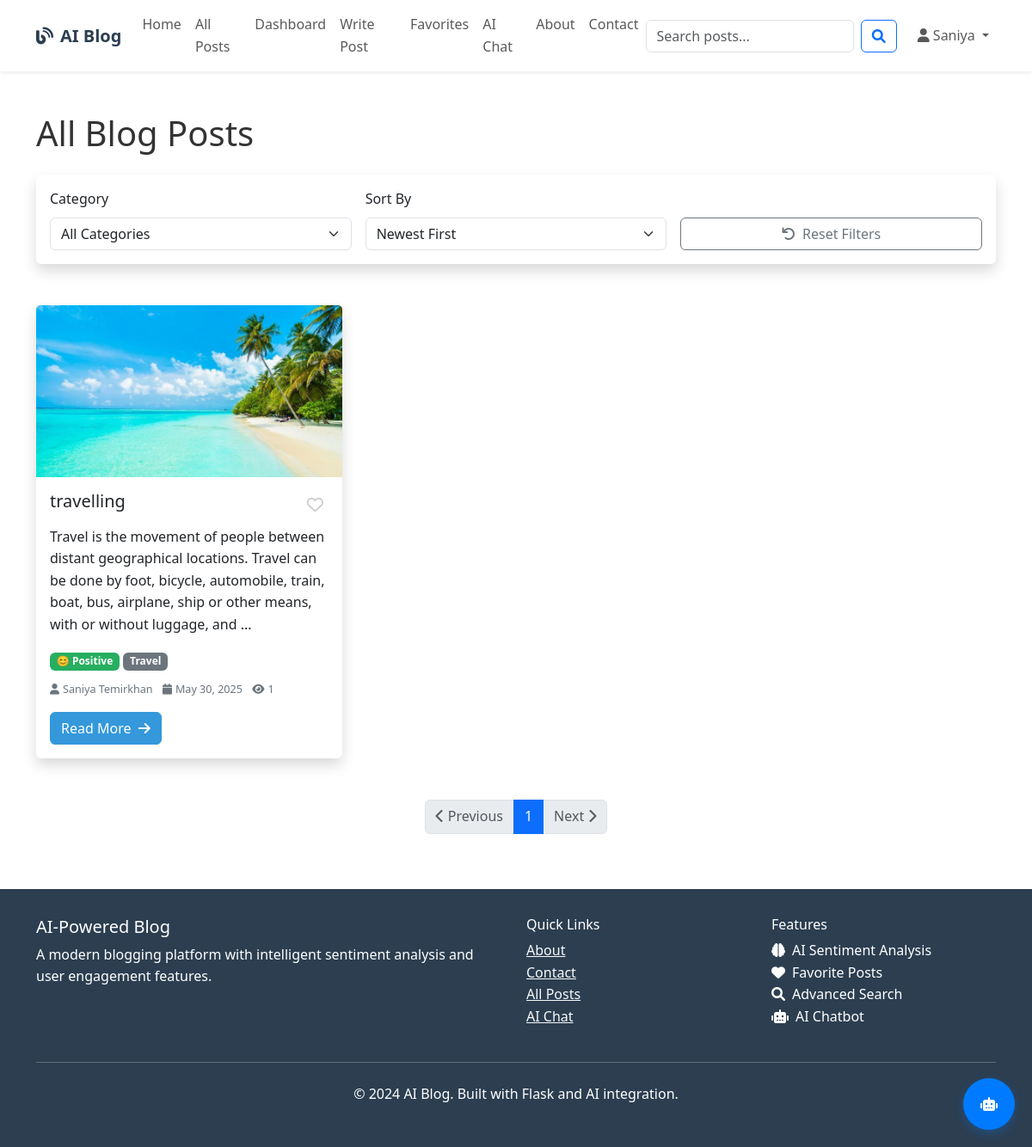
Page /blog/posts (signed in) on the committed database.
### models.py (models this page shows, shortened)
class User(UserMixin, db.Model):
    id = db.Column(db.Integer, primary_key=True)
    username = db.Column(db.String(80), unique=True, nullable=False)
    email = db.Column(db.String(120), unique=True, nullable=False)
    password_hash = db.Column(db.String(120), nullable=False)
    first_name = db.Column(db.String(50), nullable=False)
    last_name = db.Column(db.String(50), nullable=False)
    bio = db.Column(db.Text)
    profile_image = db.Column(db.String(200), default='default.jpg')
    created_at = db.Column(db.DateTime, default=datetime.utcnow)
    is_active = db.Column(db.Boolean, default=True)
    posts = db.relationship('BlogPost', backref='author', lazy='dynamic', cascade='all, delete-orphan')
    comments = db.relationship('Comment', backref='author', lazy='dynamic', cascade='all, delete-orphan')
    favorites = db.relationship('Favorite', backref='user', lazy='dynamic', cascade='all, delete-orphan')
    def get_full_name(self):
        return f"{self.first_name} {self.last_name}"

class BlogPost(db.Model):
    id = db.Column(db.Integer, primary_key=True)
    title = db.Column(db.String(200), nullable=False)
    content = db.Column(db.Text, nullable=False)
    summary = db.Column(db.String(500))
    featured_image = db.Column(db.String(200))
    created_at = db.Column(db.DateTime, default=datetime.utcnow)
    updated_at = db.Column(db.DateTime, default=datetime.utcnow, onupdate=datetime.utcnow)
    published = db.Column(db.Boolean, default=True)
    views = db.Column(db.Integer, default=0)
    sentiment_score = db.Column(db.Float)  # -1 to 1 (negative to positive)
    sentiment_label = db.Column(db.String(20))  # 'positive', 'negative', 'neutral'
    sentiment_confidence = db.Column(db.Float)  # 0 to 1
    user_id = db.Column(db.Integer, db.ForeignKey('user.id'), nullable=False)
    category_id = db.Column(db.Integer, db.ForeignKey('category.id'))
    comments = db.relationship('Comment', backref='post', lazy='dynamic', cascade='all, delete-orphan')
    favorites = db.relationship('Favorite', backref='post', lazy='dynamic', cascade='all, delete-orphan')
    tags = db.relationship('Tag', secondary='post_tags', back_populates='posts')
    def get_sentiment_emoji(self):
        if self.sentiment_label == 'positive':
            return '😊'
        elif self.sentiment_label == 'negative':
            return '😔'
        else:
            return '😐'
    def is_favorited_by(self, user):
        if not user or not user.is_authenticated:
            return False
        try:
            return self.favorites.filter_by(user_id=user.id).first() is not None
        except Exception as e:
            print(f"Error checking favorite status: {e}")
            return False

class Category(db.Model):
    id = db.Column(db.Integer, primary_key=True)
    name = db.Column(db.String(50), unique=True, nullable=False)
    description = db.Column(db.Text)
    color = db.Column(db.String(7), default='#007bff')  # Hex color
    posts = db.relationship('BlogPost', backref='category', lazy='dynamic')

### blueprints/blog.py (the view)
@blog_bp.route('/posts')
def all_posts():
    page = request.args.get('page', 1, type=int)
    category_id = request.args.get('category', 0, type=int)
    sort_by = request.args.get('sort', 'newest')
    query = BlogPost.query.filter_by(published=True)
    if category_id > 0:
        query = query.filter_by(category_id=category_id)
    if sort_by == 'oldest':
        query = query.order_by(BlogPost.created_at.asc())
    elif sort_by == 'popular':
        query = query.order_by(desc(BlogPost.views))
    elif sort_by == 'positive':
        query = query.filter(BlogPost.sentiment_label == 'positive')\
                    .order_by(desc(BlogPost.sentiment_score))
    elif sort_by == 'negative':
        query = query.filter(BlogPost.sentiment_label == 'negative')\
                    .order_by(BlogPost.sentiment_score.asc())
    else:  # newest
        query = query.order_by(desc(BlogPost.created_at))
    posts = query.paginate(page=page, per_page=12, error_out=False)
    categories = Category.query.all()
    return render_template('blog/all_posts.html',
                         posts=posts,
                         categories=categories,
                         current_category=category_id,
                         current_sort=sort_by)

### templates/blog/all_posts.html (shortened to what this page needs)
{% extends "base.html" %}
{% block content %}
<div class="container py-5">
    <div class="row">
        <div class="col-12 mb-4">
            <h1 class="mb-4">All Blog Posts</h1>
            <div class="card shadow mb-4">
                <div class="card-body">
                    <div class="row g-3 align-items-end">
                        <div class="col-md-4">
                            <label class="form-label">Category</label>
                            <select id="categoryFilter" class="form-select">
                                <option value="0">All Categories</option>
                            </select>
                        </div>
                        <div class="col-md-4">
                            <label class="form-label">Sort By</label>
                            <select id="sortFilter" class="form-select">
                                <option value="newest">Newest First</option>
                            </select>
                        </div>
                        <div class="col-md-4">
                            <button type="button" id="resetFilters" class="btn btn-outline-secondary w-100">
                                <i class="fas fa-undo me-2"></i>Reset Filters
                            </button>
                        </div>
                    </div>
                </div>
            </div>
        </div>
    </div>
    <div id="postsContainer" class="row">
        {% if posts.items %}
        {% for post in posts.items %}
        <div class="col-lg-4 col-md-6 mb-4">
            <div class="card h-100 shadow">
                {% if post.featured_image %}
                <img src="{{ url_for('static', filename='uploads/posts/' + post.featured_image) }}"
                     class="card-img-top" alt="{{ post.title }}" style="height: 200px; object-fit: cover;">
                {% endif %}
                <div class="card-body d-flex flex-column">
                    <div class="d-flex justify-content-between align-items-start mb-2">
                        <h5 class="card-title">{{ post.title }}</h5>
                        {% if current_user.is_authenticated %}
                        <button class="favorite-btn {{ 'favorited' if post.is_favorited_by(current_user) else '' }}"
                                id="favorite-btn-{{ post.id }}" onclick="toggleFavorite({{ post.id }})">
                            <i class="{{ 'fas' if post.is_favorited_by(current_user) else 'far' }} fa-heart"></i>
                        </button>
                        {% endif %}
                    </div>
                    <p class="card-text">{{ post.summary or post.content[:150] + '...' }}</p>
                    {% if post.sentiment_label %}
                    <div class="mb-2">
                        <span class="badge sentiment-{{ post.sentiment_label }}">
                            {{ post.get_sentiment_emoji() }} {{ post.sentiment_label.title() }}
                        </span>
                        {% if post.category %}
                        <span class="badge bg-secondary">{{ post.category.name }}</span>
                        {% endif %}
                    </div>
                    {% endif %}
                    <div class="post-meta mb-3">
                        <small>
                            <i class="fas fa-user me-1"></i>{{ post.author.get_full_name() }}
                            <i class="fas fa-calendar ms-2 me-1"></i>{{ post.created_at.strftime('%B %d, %Y') }}
                            <i class="fas fa-eye ms-2 me-1"></i>{{ post.views }}
                        </small>
                    </div>
                    <div class="mt-auto">
                        <a href="{{ url_for('blog.view_post', id=post.id) }}" class="btn btn-primary">
                            Read More <i class="fas fa-arrow-right ms-1"></i>
                        </a>
                    </div>
                </div>
            </div>
        </div>
        {% endfor %}
        {% endif %}
    </div>
    <div id="paginationContainer" class="row">
        <div class="col-12 mt-4">
            <nav aria-label="Page navigation">
                <ul class="pagination justify-content-center">
                    {% if posts.has_prev %}
                    <li class="page-item">
                        <a class="page-link" href="#" data-page="{{ posts.prev_num }}">
                            <i class="fas fa-chevron-left"></i> Previous
                        </a>
                    </li>
                    {% else %}
                    <li class="page-item disabled">
                        <span class="page-link"><i class="fas fa-chevron-left"></i> Previous</span>
                    </li>
                    {% endif %}
                    {% for page_num in posts.iter_pages(left_edge=1, right_edge=1, left_current=2, right_current=2) %}
                        {% if page_num %}
                            {% if page_num == posts.page %}
                            <li class="page-item active">
                                <span class="page-link">{{ page_num }}</span>
                            </li>
                            {% else %}
                            <li class="page-item">
                                <a class="page-link" href="#" data-page="{{ page_num }}">
                                    {{ page_num }}
                                </a>
                            </li>
                            {% endif %}
                        {% else %}
                        <li class="page-item disabled">
                            <span class="page-link">...</span>
                        </li>
                        {% endif %}
                    {% endfor %}
                    {% if posts.has_next %}
                    <li class="page-item">
                        <a class="page-link" href="#" data-page="{{ posts.next_num }}">
                            Next <i class="fas fa-chevron-right"></i>
                        </a>
                    </li>
                    {% else %}
                    <li class="page-item disabled">
                        <span class="page-link">Next <i class="fas fa-chevron-right"></i></span>
                    </li>
                    {% endif %}
                </ul>
            </nav>
        </div>
    </div>
</div>
<div id="chatbot-container">
    <div id="chatbot-toggle" onclick="toggleChatbot()">
        <i class="fas fa-robot"></i>
    </div>
</div>
{% endblock %}

### templates/base.html (shortened to what this page needs)
<!DOCTYPE html>
<html lang="en">
<head>
    <link href="https://cdn.jsdelivr.net/npm/bootstrap@5.3.0/dist/css/bootstrap.min.css" rel="stylesheet">
    <link rel="stylesheet" href="https://cdnjs.cloudflare.com/ajax/libs/font-awesome/6.0.0/css/all.min.css">
</head>
<body>
    <nav class="navbar navbar-expand-lg navbar-light bg-white shadow-sm">
        <div class="container">
            <a class="navbar-brand" href="{{ url_for('main.index') }}">
                <i class="fas fa-blog me-2"></i>AI Blog
            </a>
            <div class="collapse navbar-collapse" id="navbarNav">
                <ul class="navbar-nav me-auto">
                    <li class="nav-item">
                        <a class="nav-link" href="{{ url_for('main.index') }}">Home</a>
                    </li>
                    <li class="nav-item">
                        <a class="nav-link" href="{{ url_for('blog.all_posts') }}">All Posts</a>
                    </li>
                    {% if current_user.is_authenticated %}
                    <li class="nav-item">
                        <a class="nav-link" href="{{ url_for('main.dashboard') }}">Dashboard</a>
                    </li>
                    <li class="nav-item">
                        <a class="nav-link" href="{{ url_for('blog.create_post') }}">Write Post</a>
                    </li>
                    <li class="nav-item">
                        <a class="nav-link" href="{{ url_for('main.favorites') }}">Favorites</a>
                    </li>
                    <li class="nav-item">
                        <a class="nav-link" href="{{ url_for('main.chatbot') }}">AI Chat</a>
                    </li>
                    {% endif %}
                    <li class="nav-item">
                        <a class="nav-link" href="{{ url_for('main.about') }}">About</a>
                    </li>
                    <li class="nav-item">
                        <a class="nav-link" href="{{ url_for('main.contact') }}">Contact</a>
                    </li>
                </ul>
                <form class="d-flex me-3" method="GET" action="{{ url_for('main.search') }}">
                    <input class="form-control me-2" type="search" name="query" placeholder="Search posts..."
                           value="{{ request.args.get('query', '') }}">
                    <button class="btn btn-outline-primary" type="submit">
                        <i class="fas fa-search"></i>
                    </button>
                </form>
                <ul class="navbar-nav">
                    {% if current_user.is_authenticated %}
                    <li class="nav-item dropdown">
                        <a class="nav-link dropdown-toggle" href="#" id="navbarDropdown" role="button"
                           data-bs-toggle="dropdown">
                            <i class="fas fa-user me-1"></i>{{ current_user.first_name }}
                        </a>
                    </li>
                    {% endif %}
                </ul>
            </div>
        </div>
    </nav>
    <main>
        {% block content %}{% endblock %}
    </main>
    <footer class="footer mt-auto">
        <div class="container">
            <div class="row">
                <div class="col-md-6">
                    <h5>AI-Powered Blog</h5>
                    <p>A modern blogging platform with intelligent sentiment analysis and user engagement features.</p>
                </div>
                <div class="col-md-3">
                    <h6>Quick Links</h6>
                    <ul class="list-unstyled">
                        <li><a href="{{ url_for('main.about') }}" class="text-light">About</a></li>
                        <li><a href="{{ url_for('main.contact') }}" class="text-light">Contact</a></li>
                        <li><a href="{{ url_for('blog.all_posts') }}" class="text-light">All Posts</a></li>
                        {% if current_user.is_authenticated %}
                        <li><a href="{{ url_for('main.chatbot') }}" class="text-light">AI Chat</a></li>
                        {% endif %}
                    </ul>
                </div>
                <div class="col-md-3">
                    <h6>Features</h6>
                    <ul class="list-unstyled">
                        <li><i class="fas fa-brain me-2"></i>AI Sentiment Analysis</li>
                        <li><i class="fas fa-heart me-2"></i>Favorite Posts</li>
                        <li><i class="fas fa-search me-2"></i>Advanced Search</li>
                        <li><i class="fas fa-robot me-2"></i>AI Chatbot</li>
                    </ul>
                </div>
            </div>
            <hr class="my-4">
            <div class="row">
                <div class="col-md-12 text-center">
                    <p>&copy; 2024 AI Blog. Built with Flask and AI integration.</p>
                </div>
            </div>
        </div>
    </footer>
    <div id="toast-container" class="toast-container position-fixed top-0 end-0 p-3"></div>
</body>
</html>

### rows in the picture
User: first_name "Saniya"
BlogPost: featured_image (picture), title "travelling", summary "Travel is the movement of people between distant geographical locations. Travel can be done by foot, bicycle, automobile, train, boat, bus, airplane, ship or other means, with or without luggage, and ...", get_sentiment_emoji "😊", sentiment_label "Positive", category.name "Travel", author.get_full_name "Saniya Temirkhan", created_at "May 30, 2025", views "1"

### other values in the picture
{{ page_num }} "1"
